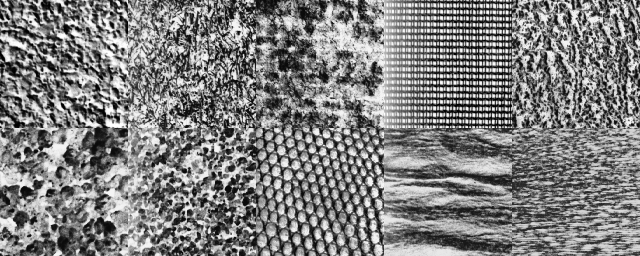
#> input picture texture.png, 640 x 256 px
$ jupyter execute --allow-errors slt-ce-3.ipynb   (shell and % lines are left out)
#> lines starting #> are read from the running program, lines starting #| are printed output that depends on the picture
legi: 11-912-2243

# SLT-CE-3: Histogram Clustering

In this coding exercise you will apply histogram clustering (HC) in order to segment an image. You will implement two different methods (maximum a posterior (MAP) and deterministic annealing (DA)) in order to predict the clusters membership for each pixel.

<h2 style="background-color:#f0b375;"> References </h2>

[1] Histogram clustering for unsupervised image segmentation: http://ieeexplore.ieee.org/document/784981/

[2] Lecture Slides 5: https://ml2.inf.ethz.ch/courses/slt/lectures/slt20_lecture05.pdf

[3] Lecture script: https://ml2.inf.ethz.ch/courses/slt/tutorials/SLT_Script.pdf chapter 2.7

<h2 style="background-color:#f0b375;"> Setup </h2>

[cell 1]
import sklearn as skl
import matplotlib.pyplot as plt
import numpy as np

from sklearn.utils.validation import check_is_fitted
from matplotlib.image import imread

import copy
from skimage.util.shape import view_as_windows

## Texture and corresponding label map
(This texture is used to fit your model.)

[cell 2]
texture = imread("texture.png")
#> texture is the input picture: shape (256, 640) float32; min 0, max 1, mean 0.498

patch_grid_shape = (2,5)
patch_shape = (128,128)
label_map = np.ones(texture.shape)
for patch in range(np.prod(patch_grid_shape)):
    i, j = np.unravel_index(patch, patch_grid_shape)
    label_map[patch_shape[0] * i : patch_shape[0] * (i + 1), \
              patch_shape[1] * j : patch_shape[1] * (j + 1)] = np.ravel_multi_index((i,j), patch_grid_shape)

plt.imshow(texture)
plt.title("Textures")
plt.figure()
plt.imshow(label_map, cmap="tab20")
plt.title("Labels")
plt.show()
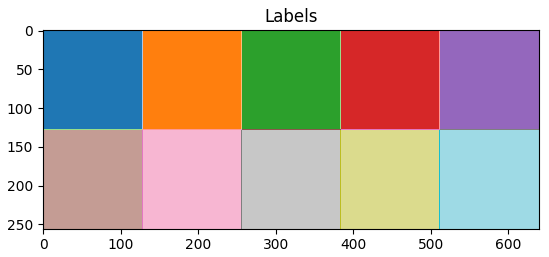
#> figure drawn by matplotlib, 1 panel

## Permuted texture and label map
(The permuted texture is used for the prediction)

[cell 3]
perm_patch_grid_shape = tuple(i * 2 for i in patch_grid_shape)
perm_patch_shape = tuple(i//2 for i in patch_shape)
n_perm_patches = np.prod(patch_grid_shape) * 4

np.random.seed(5)
perm = np.random.permutation(n_perm_patches)

perm_texture = np.ones(texture.shape)
perm_label_map = np.ones(texture.shape)

for patch, perm_patch in enumerate(perm):
    i, j = np.unravel_index(patch, perm_patch_grid_shape)
    ip, jp = np.unravel_index(perm_patch, perm_patch_grid_shape)

    perm_texture[ip * perm_patch_shape[0] : (ip + 1) * perm_patch_shape[0], \
                 jp * perm_patch_shape[1] : (jp + 1) * perm_patch_shape[1]] = \
    texture[i * perm_patch_shape[0] : (i + 1) * perm_patch_shape[0], \
            j * perm_patch_shape[1] : (j + 1) * perm_patch_shape[1]]

    perm_label_map[ip * perm_patch_shape[0] : (ip + 1) * perm_patch_shape[0], \
                   jp * perm_patch_shape[1] : (jp + 1) * perm_patch_shape[1]] = \
    label_map[i * perm_patch_shape[0] : (i + 1) * perm_patch_shape[0], \
              j * perm_patch_shape[1] : (j + 1) * perm_patch_shape[1]]
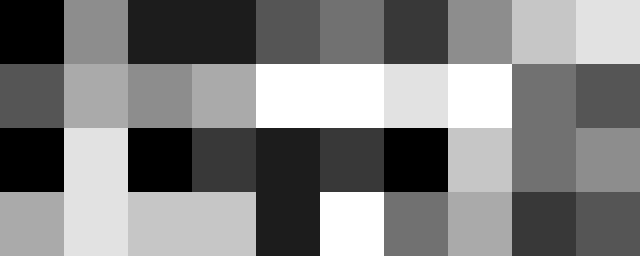
#> perm_label_map: shape (256, 640) float64; min 0, max 9, mean 4.5; drawn with min black and max white
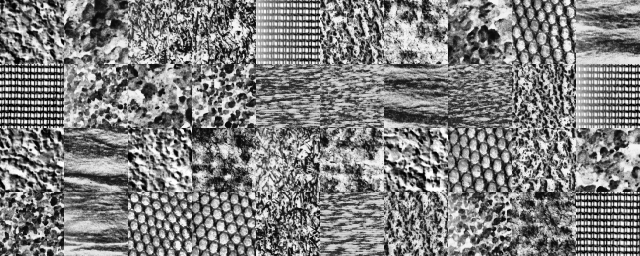
#> perm_texture: shape (256, 640) float64; min 0, max 1, mean 0.498

plt.imshow(perm_texture)
plt.title("Permuted Textures")
plt.figure()
plt.imshow(perm_label_map, cmap="tab20")
plt.title("Permuted Labels")
plt.show()

<h2 style="background-color:#f0b375;">
Section 4.0
<span style=font-size:50%> Complete all problems in this section to get a pass on this exercise. </span>
</h2>

<p style="background-color:#adebad;">
    Read the references and recapitulate the parameter estimation formulas for both, Maximum a Posteriori estimation and Deterministic Annealing (DA) estimation. In particular, write down how equation (5) in reference [1] looks for the case of DA (using the notation of reference [1]). Hint: try to reformulate $\hat P(y|c)$ in terms of $\hat P(c|x)$ and use the maximum entropy principle to find an expression for $\hat P(c|x)$.
</p>

#> (a cell that did not finish here is left out)

#> (a cell that did not finish here is left out)

#> (a cell that did not finish here is left out)

<p style="background-color:#adebad;">
Implement the "MAP" part of the <b>fit method</b> for the template class HistogramClustering, according to the contract outlined in its docstring. You can add more class methods if necessary. Create an instance of your HC class with n_clusters = 10 and fit the image texture. Record the execution time.
</p>

#> (a cell that did not finish here is left out)

<h2 style="background-color:#f0b375;">
Section 4.5
<span style=font-size:50%> Complete all problems in this and previous sections to get a grade of 4.5 </span>
</h2>

<p style="background-color:#adebad;">
    <ul style="background-color:#adebad;">
        <li> Implement the <b>predict method</b> for the template class HC, according to the contract outlined in its docstring.
        </li>
        <li>
            Use HC.predict to predict the texture labels of perm_texture. Plot the predicted label map.
        </li>
    </ul>
</p>

#> (a cell that did not finish here is left out)

#> (a cell that did not finish here is left out)

<p style="background-color:#adebad;">
    Plot a confusion matrix for your predictions, using the perm_label_map. Make sure to permute the texture labels appropriately, so that they are in correpondence with the true labels (see Hungarian algortihm to find the best match).
</p>

[cell 10]
def permute_to_true_labels(predicted_perm_label_map):
    # Assignment Problem: Properly assign the predicted to the true labels
    # Note: This is a maximum matching problem in the bipartite graph of labels and ground truth labels

    ## Determine histogram of label assignments with regard to ground truth label
    labels=np.zeros((np.prod(patch_grid_shape), np.prod(patch_grid_shape)))

    for patch in range(np.prod(perm_patch_grid_shape)):
        i, j = np.unravel_index(patch, perm_patch_grid_shape)
        unique, counts = np.unique(
            predicted_perm_label_map[perm_patch_shape[0]*i:perm_patch_shape[0]*(i+1),
                                     perm_patch_shape[1]*j:perm_patch_shape[1]*(j+1)], return_counts=True)
        histogram = np.zeros(np.prod(patch_grid_shape))
        histogram[unique] = counts
        labels[int(perm_label_map[perm_patch_shape[0]*i, perm_patch_shape[1]*j])] += histogram

    #sorted_labels = np.array([np.argsort(label)[::-1] for label in labels])

    ## Use Hungarian Method to solve assignment problem (assign each label the best ground truth label)
    from scipy.optimize import linear_sum_assignment
    label_assignments = linear_sum_assignment(-labels.T)[1]

    ## Construct the new predcited_perm_label_map from the new assignments
    predicted_perm_label_map_sorted = -1 * np.ones_like(predicted_perm_label_map)
    for label in range(np.prod(patch_grid_shape)):
        predicted_perm_label_map_sorted[predicted_perm_label_map==label] = label_assignments[label]

    return predicted_perm_label_map_sorted

#> (a cell that did not finish here is left out)

#> (a cell that did not finish here is left out)

<p style="background-color:#adebad;">
    Using n_clusters=10, fit HC with all combinations of n_bins = 16, 32, 64 and window_size = 7, 9, 11.
    For each setting compute the accuracy of the prediction on perm_texture. Show the results in a 3x3 matrix and label the axes properly.
</p>

[cell 13]
# Compute the grid search
accuracy_mat = np.zeros((3,3))
prediction = []
#> (the rest of this cell did not finish here and is left out)

[cell 14]
# 3x3 Matrix with accuracy scores of the different parameter combination
fig, ax = plt.subplots()

plt.imshow(accuracy_mat, interpolation='nearest', cmap=plt.cm.ocean)

plt.xlabel('n_bins')
plt.ylabel('window_size')
plt.gca().invert_yaxis()
plt.colorbar()

ax.set_xticks(np.arange(0,3))
ax.set_yticks(np.arange(0,3))

ax.set_xticklabels([16, 32, 64])
ax.set_yticklabels([7, 9, 11])

plt.show()
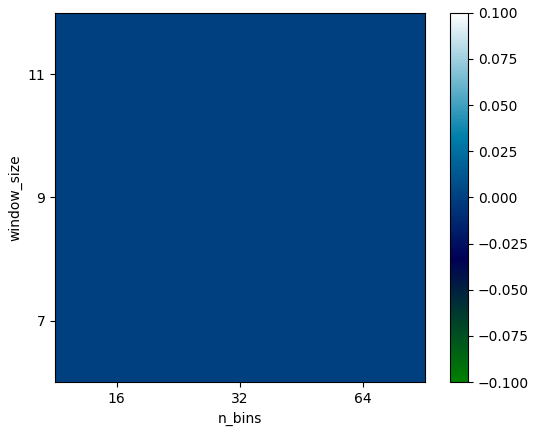
#> figure drawn by matplotlib, 2 panels
